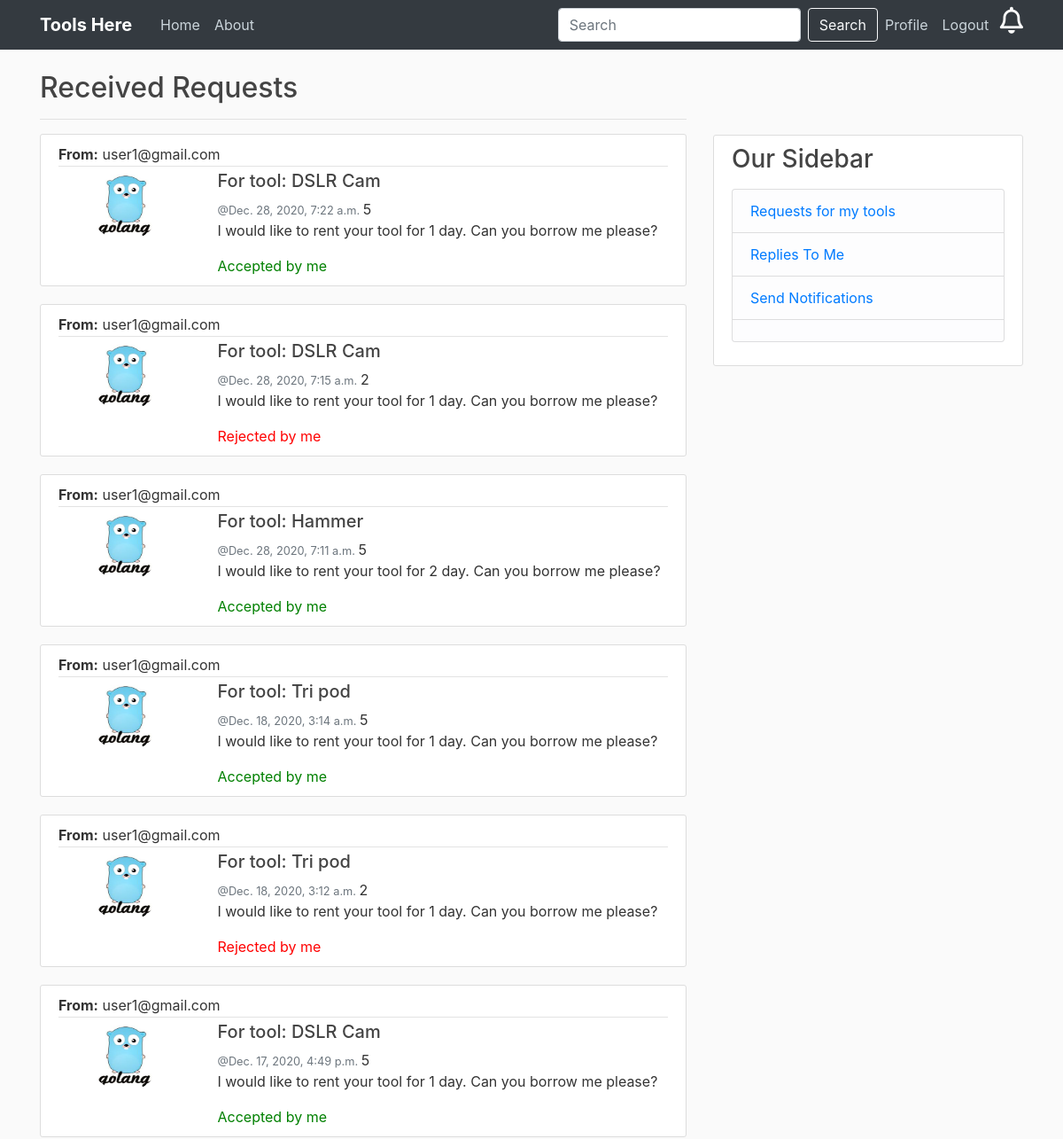
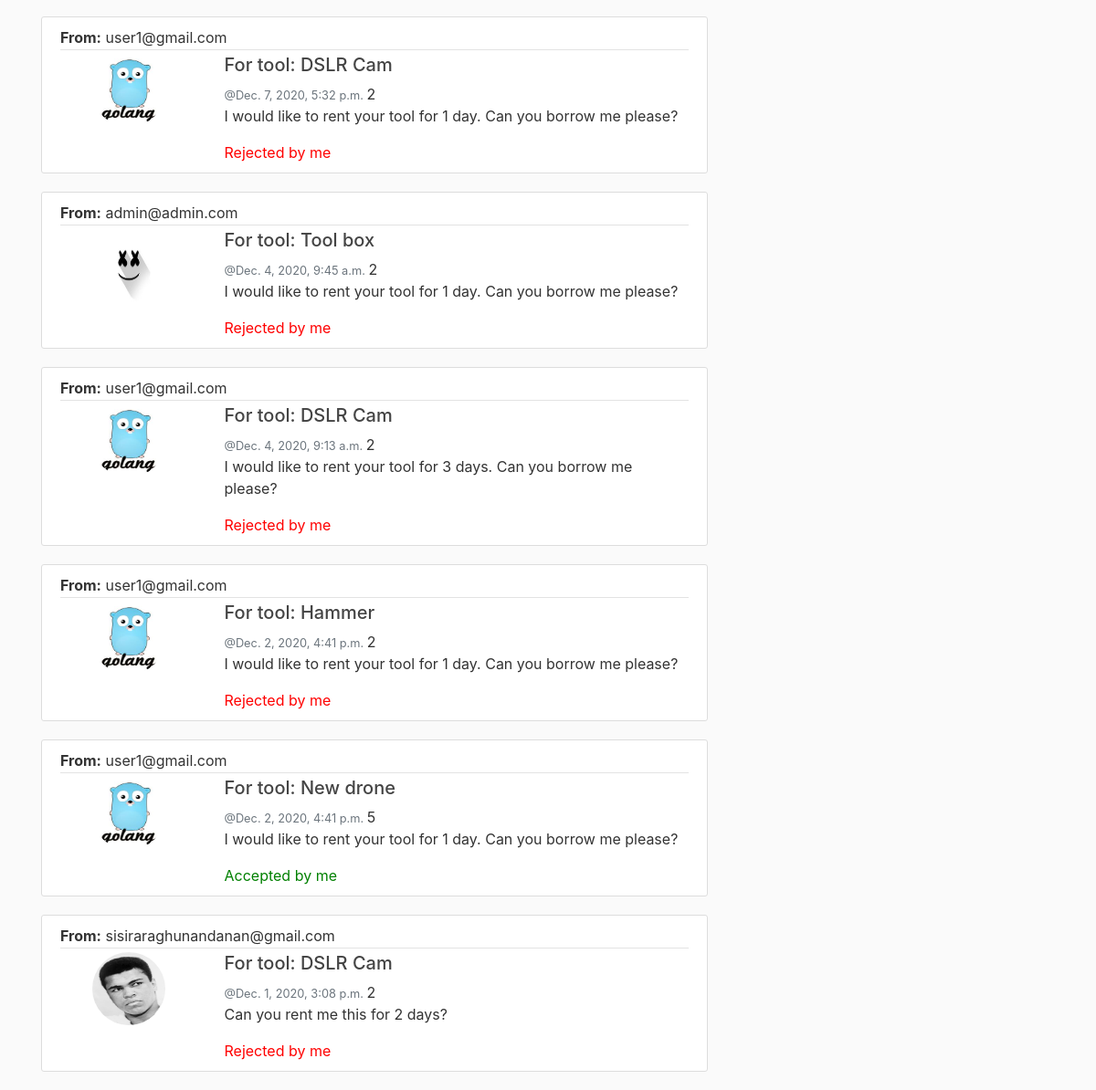
The app's page /accounts/notifications/ (signed in) with its own data (2 pictures, top to bottom).
### users/models.py (models this page shows, shortened)
class RequestTool(models.Model):
    from_user = models.ForeignKey(CustomUser, on_delete=models.CASCADE, related_name='u_from')
    to_user = models.ForeignKey(CustomUser, on_delete=models.CASCADE, related_name='u_to')
    post = models.ForeignKey(Post, on_delete=models.CASCADE)
    date = models.DateTimeField(auto_now_add=True)
    text = models.TextField(max_length=3000, blank=True)
    status = models.PositiveSmallIntegerField(default=0)

class Profile(models.Model):
    user = models.OneToOneField(CustomUser, on_delete=models.CASCADE)
    image = models.ImageField(default='default.jpg', upload_to='profile_pics')

### accounts/models.py (models this page shows)
class CustomUser(AbstractUser):
    username = None
    email = models.EmailField(_('email address'), unique=True)
    phone = models.CharField(max_length=10, null=True)
    address = models.CharField(max_length=200, null=True)
    USERNAME_FIELD = 'email'
    REQUIRED_FIELDS = []
    objects = CustomUserManager()

### home/models.py (models this page shows, shortened)
class Post(models.Model):
	tool = models.CharField(max_length=100)
	content = models.CharField(max_length=300)
	rent = models.DecimalField(decimal_places=2,max_digits=12)
	rent_type = models.CharField(max_length=100,choices=RENT_CHOICES,default=RENT_CHOICES[0][0])
	rating = models.FloatField(default=0)
	owner = models.ForeignKey(CustomUser, on_delete=models.CASCADE)
	image = models.ImageField(default='default.jpg', upload_to='tool_pics')
	available = models.BooleanField(default=False)
	def __str__(self):
		return self.tool

### users/views.py (the view)
# urls.py: path('accounts/notifications/', user_views.NotificationView, name='mynotis'),
@login_required()
def NotificationView(request):
	notis=RequestTool.objects.filter(to_user=request.user).order_by('-date') #,status=0
	context = {
		'notis':notis
	}
	return render(request,'users/notifications/notis_new.html', context)

### users/templates/users/notifications/notis_new.html
{% extends "users/notifications.html" %}
{% block notis %}
  <h2>Received Requests</h2>
  <hr>
  {% for noti in notis %}
    <article class="media content-section">
          <div class="media-body">
            <div class="article-metadata d-flex justify-content-between">
              <div><b>From:</b> {{ noti.from_user.email }}</div>
            </div>
            <div class="row padding">
              <div class="col-md-3 d-flex justify-content-center">
                <img class="rounded-circle" src="{{ noti.from_user.profile.image.url }}" width="80" height="80">
              </div>
              <div class="col-md-9">
                <h5 class="article-title">For tool: {{ noti.post }}</h5>
                <small class="text-muted">@{{ noti.date }} </small>{{noti.status }}<p>{{noti.text }}</p>
                {% if noti.status == 0 %}
                  <a href="{% url 'accept-request' noti.id %}" class="btn btn-outline-success" name="accept">
                  Accept</a>
                  <a href="{% url 'reject-request' noti.id %}" class="btn btn-outline-danger" name="reject">
                  Reject</a>
                {% elif noti.status == 2 %}
                  <div style="color:red;">Rejected by me</div>
                {% else %}
                  <div style="color:green;">Accepted by me</div>
                {% endif %}
              </div>
            </div>
          </div>
      </article>
  {% endfor %}
{% endblock notis %}

### tools2/static/home/main.css (style rules this page uses)
body { background: #fafafa; color: #333333; margin-top: 5rem; }
h1, h2, h3, h4, h5, h6 { color: #444444; }
.content-section { background: #ffffff; padding: 10px 20px; border: 1px solid #dddddd; border-radius: 3px; margin-bottom: 20px; }
.article-title { color: #444444; }
.article-metadata { padding-bottom: 1px; margin-bottom: 4px; border-bottom: 1px solid #e3e3e3 }

### records on screen
RequestTool: from_user.email "user1@gmail.com", from_user.profile.image (picture), post "DSLR Cam", date "Dec. 28, 2020, 7:22 a.m.", status "5", text "I would like to rent your tool for 1 day. Can you borrow me please?", shows "Accepted by me"
RequestTool: from_user.email "user1@gmail.com", from_user.profile.image (picture), post "DSLR Cam", date "Dec. 28, 2020, 7:15 a.m.", status "2", text "I would like to rent your tool for 1 day. Can you borrow me please?", shows "Rejected by me"
RequestTool: from_user.email "user1@gmail.com", from_user.profile.image (picture), post "Hammer", date "Dec. 28, 2020, 7:11 a.m.", status "5", text "I would like to rent your tool for 2 day. Can you borrow me please?", shows "Accepted by me"
RequestTool: from_user.email "user1@gmail.com", from_user.profile.image (picture), post "Tri pod", date "Dec. 18, 2020, 3:14 a.m.", status "5", text "I would like to rent your tool for 1 day. Can you borrow me please?", shows "Accepted by me"
RequestTool: from_user.email "user1@gmail.com", from_user.profile.image (picture), post "Tri pod", date "Dec. 18, 2020, 3:12 a.m.", status "2", text "I would like to rent your tool for 1 day. Can you borrow me please?", shows "Rejected by me"
RequestTool: from_user.email "user1@gmail.com", from_user.profile.image (picture), post "DSLR Cam", date "Dec. 17, 2020, 4:49 p.m.", status "5", text "I would like to rent your tool for 1 day. Can you borrow me please?", shows "Accepted by me"
RequestTool: from_user.email "user1@gmail.com", from_user.profile.image (picture), post "DSLR Cam", date "Dec. 7, 2020, 5:32 p.m.", status "2", text "I would like to rent your tool for 1 day. Can you borrow me please?", shows "Rejected by me"
RequestTool: from_user.email "admin@admin.com", from_user.profile.image (placeholder picture), post "Tool box", date "Dec. 4, 2020, 9:45 a.m.", status "2", text "I would like to rent your tool for 1 day. Can you borrow me please?", shows "Rejected by me"
RequestTool: from_user.email "user1@gmail.com", from_user.profile.image (picture), post "DSLR Cam", date "Dec. 4, 2020, 9:13 a.m.", status "2", text "I would like to rent your tool for 3 days. Can you borrow me please?", shows "Rejected by me"
RequestTool: from_user.email "user1@gmail.com", from_user.profile.image (picture), post "Hammer", date "Dec. 2, 2020, 4:41 p.m.", status "2", text "I would like to rent your tool for 1 day. Can you borrow me please?", shows "Rejected by me"
RequestTool: from_user.email "user1@gmail.com", from_user.profile.image (picture), post "New drone", date "Dec. 2, 2020, 4:41 p.m.", status "5", text "I would like to rent your tool for 1 day. Can you borrow me please?", shows "Accepted by me"
RequestTool: from_user.email "sisiraraghunandanan@gmail.com", from_user.profile.image (picture), post "DSLR Cam", date "Dec. 1, 2020, 3:08 p.m.", status "2", text "Can you rent me this for 2 days?", shows "Rejected by me"
